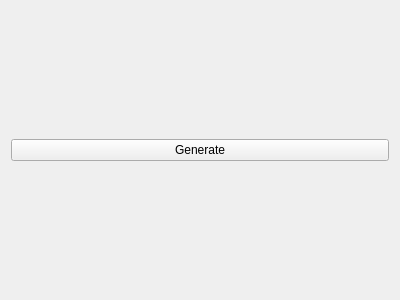
<?xml version="1.0" encoding="UTF-8"?>
<ui version="4.0">
 <class>LPGWidget</class>
 <widget class="QWidget" name="LPGWidget">
  <property name="geometry">
   <rect>
    <x>0</x>
    <y>0</y>
    <width>400</width>
    <height>300</height>
   </rect>
  </property>
  <property name="windowTitle">
   <string>LPG</string>
  </property>
  <layout class="QVBoxLayout" name="verticalLayout">
   <item>
    <widget class="QPushButton" name="generateButton">
     <property name="text">
      <string>Generate</string>
     </property>
    </widget>
   </item>
  </layout>
 </widget>
 <resources/>
 <connections/>
</ui>
